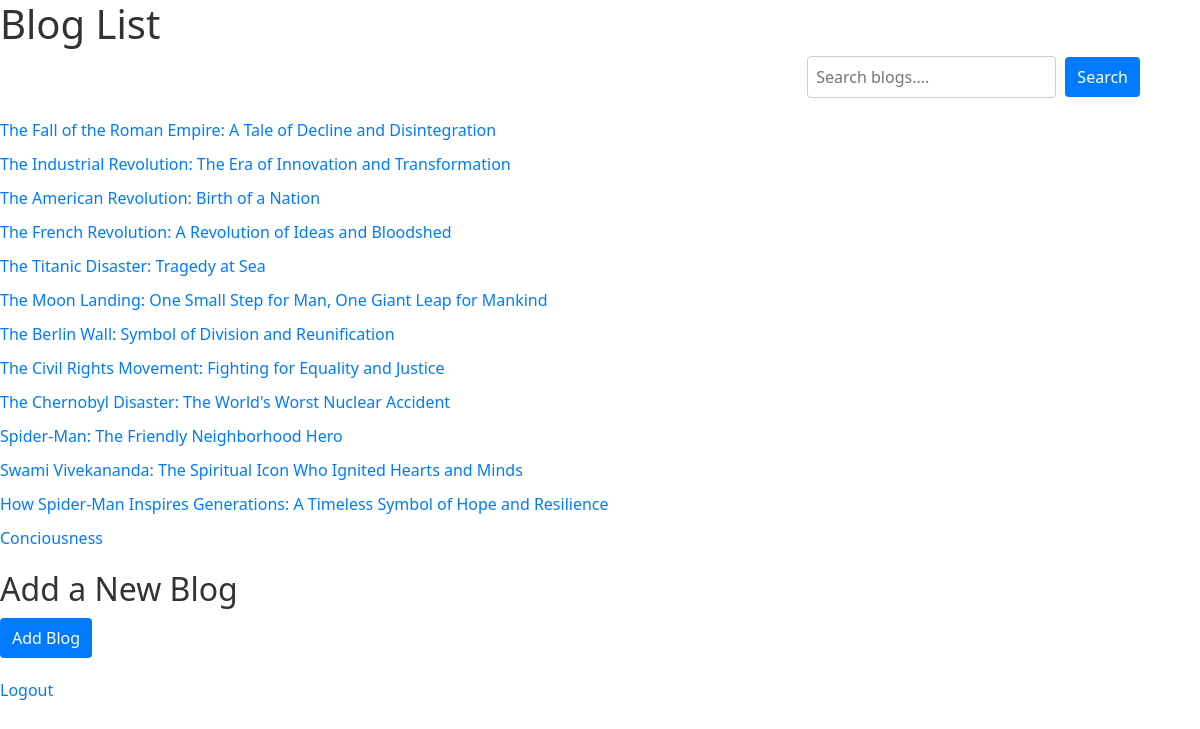
Screenshot of /blogs/ (signed in) with the database file from the repository.
### app/models.py (models this page shows, shortened)
class Blog(models.Model):
    title = models.CharField(max_length=100)
    content = models.TextField()
    owner = models.ForeignKey(settings.AUTH_USER_MODEL, on_delete=models.CASCADE)
    created_at = models.DateTimeField(auto_now_add=True)
    last_updated = models.DateTimeField(auto_now=True)
    image = models.ImageField(upload_to='blog_images/', blank=True, null=True)

### app/views.py (the view)
# urls.py: path('blogs/', BlogListView.as_view(), name = 'blog_list'),
class BlogListView(LoginRequiredMixin, ListView):
    model = Blog
    template_name = 'app/blog_list.html'
    context_object_name = 'blogs'
    login_url = '/login/'
    def get_queryset(self):
        search_query = self.request.GET.get('q')
        if search_query:
            return Blog.objects.filter(title__icontains=search_query)
        else:
            return Blog.objects.all()

### app/templates/app/blog_list.html (shortened to what this page needs)
{% extends 'app/base.html' %}
{% load crispy_forms_tags %}
{% block content %}
    <h1>Blog List</h1>
    <div class="search-bar-container">
    <form method="GET" action="{% url 'blog_list' %}">
        <input type="text" name="q" placeholder="Search blogs....">
        <button type="submit">Search</button>
    </form>
    </div>
    <ul>
        {% for blog in blogs %}
        <li>
            <a href="{% url 'blog_detail' blog.pk %}" class="blog-link">{{ blog.title }}</a>
        </li>
        {% endfor %}
    </ul>
    <h2>Add a New Blog</h2>
    <form method="post" action="{% url 'blog_create' %}">
        <input type="submit" value="Add Blog">
    </form>
    <a href="{% url 'logout'%}" class="logout-link">Logout</a>
{% endblock %}

### app/templates/app/blog_list.html (style rules this page uses)
h1 { color: #333; }
ul { list-style: none; padding: 0; }
li { margin-bottom: 10px; }
a.blog-link { text-decoration: none; color: #007bff; }
h2 { margin-top: 20px; margin-bottom: 10px; color: #333; }
form { margin-bottom: 20px; }
input[type="submit"] { background-color: #007bff; color: #fff; border: none; padding: 8px 12px; cursor: pointer; border-radius: 4px; }
a.logout-link { color: #007bff; text-decoration: none; }
.search-bar-container { text-align: right; margin-right: 60px; }
.search-bar-container input[type="text"] { padding: 8px; border: 1px solid #ccc; border-radius: 4px; margin-right: 5px; }
.search-bar-container button[type="submit"] { background-color: #007bff; color: #fff; border: none; padding: 8px 12px; cursor: pointer; border-radius: 4px; }

### rows the page displays
Blog: title "The Fall of the Roman Empire: A Tale of Decline and Disintegration"
Blog: title "The Industrial Revolution: The Era of Innovation and Transformation"
Blog: title "The American Revolution: Birth of a Nation"
Blog: title "The French Revolution: A Revolution of Ideas and Bloodshed"
Blog: title "The Titanic Disaster: Tragedy at Sea"
Blog: title "The Moon Landing: One Small Step for Man, One Giant Leap for Mankind"
Blog: title "The Berlin Wall: Symbol of Division and Reunification"
Blog: title "The Civil Rights Movement: Fighting for Equality and Justice"
Blog: title "The Chernobyl Disaster: The World's Worst Nuclear Accident"
Blog: title "Spider-Man: The Friendly Neighborhood Hero"
Blog: title "Swami Vivekananda: The Spiritual Icon Who Ignited Hearts and Minds"
Blog: title "How Spider-Man Inspires Generations: A Timeless Symbol of Hope and Resilience"
Blog: title "Conciousness"
